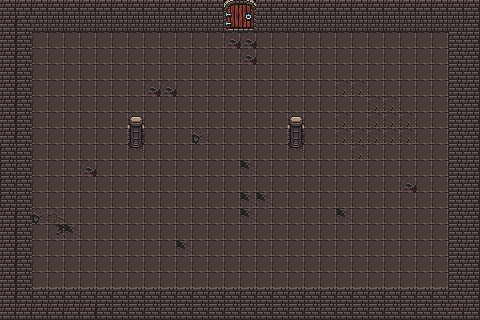

This game map was drawn from its Tiled (.tmx) file and the tilesets committed beside it. A one-line description and the full map source follow:
An orthogonal 30x20 tile map with 16x16 px tiles, 2 tile layers (Tile Layer 1, Tile Layer 2).

<map version="1.9" tiledversion="1.9.2" orientation="orthogonal" renderorder="right-down" width="30" height="20" tilewidth="16" tileheight="16" infinite="0" nextlayerid="3" nextobjectid="1">
 <tileset firstgid="1" source="dungeon_tileset.tsx" />
 <layer id="1" name="Tile Layer 1" width="30" height="20">
  <data encoding="csv">
36,36,36,36,36,36,36,36,36,36,36,36,36,36,451,452,36,36,36,36,36,36,36,36,36,36,36,36,36,36,
36,34,482,482,482,482,482,482,482,482,482,482,482,482,483,484,482,482,482,482,482,482,482,482,482,482,482,482,482,36,
36,34,130,130,130,130,130,130,130,130,130,130,130,130,164,164,130,130,130,130,130,130,130,130,130,130,130,130,34,36,
36,34,130,130,130,130,130,130,130,130,130,130,130,130,130,164,130,130,130,130,130,130,130,130,130,130,130,130,34,36,
36,34,130,130,130,130,130,130,130,130,130,130,130,130,130,130,130,130,130,130,130,130,130,130,130,130,130,130,34,36,
36,34,130,130,130,130,130,130,130,164,164,130,130,130,130,130,130,130,130,130,130,132,132,130,130,130,130,130,34,36,
36,34,130,130,130,130,130,130,130,130,130,130,130,130,130,130,130,130,130,130,130,130,130,132,132,130,130,130,34,36,
36,34,130,130,130,130,130,130,131,130,130,130,130,130,130,130,130,130,131,130,130,132,130,132,132,132,130,130,34,36,
36,34,130,130,130,130,130,130,199,130,130,130,162,130,130,130,130,130,199,130,130,132,132,132,132,132,130,130,34,36,
34,34,130,130,130,130,130,130,231,130,130,130,130,130,130,130,130,130,231,130,130,130,132,130,130,130,130,130,34,36,
34,34,130,130,130,164,130,130,130,130,130,130,130,130,130,195,130,130,130,130,130,130,130,130,130,130,130,130,34,36,
34,34,130,130,130,130,130,130,130,130,130,130,130,130,130,130,130,130,130,130,130,130,130,130,130,164,130,130,34,36,
34,34,130,130,130,130,130,130,130,130,130,130,130,130,130,195,195,130,130,130,130,130,130,130,130,130,130,130,34,36,
36,34,162,131,130,130,130,130,130,130,130,130,130,130,130,195,130,130,130,130,130,195,130,130,130,130,130,130,34,36,
36,34,130,194,195,130,130,130,130,130,130,130,130,130,130,130,130,130,130,130,130,130,130,130,130,130,130,130,34,36,
36,34,130,130,130,130,130,130,130,130,130,195,130,130,130,130,130,130,130,130,130,130,130,130,130,130,130,130,34,36,
36,34,130,130,130,130,130,130,130,130,130,130,130,130,130,130,130,130,130,130,130,130,130,130,130,130,130,130,34,36,
36,34,130,130,130,130,130,130,130,130,130,130,130,130,130,130,130,130,130,130,130,130,130,130,130,130,130,130,34,36,
36,34,34,34,34,34,34,34,34,34,34,34,34,34,34,34,34,34,34,34,34,34,34,34,34,34,34,34,34,36,
36,36,36,36,36,36,34,34,34,34,34,34,34,34,34,34,34,34,34,34,34,34,34,34,34,34,34,34,36,36
</data>
 </layer>
 <layer id="2" name="Tile Layer 2" width="30" height="20">
  <data encoding="csv">
0,0,0,0,0,0,0,0,0,0,0,0,0,0,0,0,0,0,0,0,0,0,0,0,0,0,0,0,0,0,
0,0,0,0,0,0,0,0,0,0,0,0,0,0,0,0,0,0,0,0,0,0,0,0,0,0,0,0,0,0,
0,0,0,0,0,0,0,0,0,0,0,0,0,0,0,0,0,0,0,0,0,0,0,0,0,0,0,0,0,0,
0,0,0,0,0,0,0,0,0,0,0,0,0,0,0,0,0,0,0,0,0,0,0,0,0,0,0,0,0,0,
0,0,0,0,0,0,0,0,0,0,0,0,0,0,0,0,0,0,0,0,0,0,0,0,0,0,0,0,0,0,
0,0,0,0,0,0,0,0,0,0,0,0,0,0,0,0,0,0,0,0,0,0,0,0,0,0,0,0,0,0,
0,0,0,0,0,0,0,0,0,0,0,0,0,0,0,0,0,0,0,0,0,0,0,0,0,0,0,0,0,0,
0,0,0,0,0,0,0,0,167,0,0,0,0,0,0,0,0,0,167,0,0,0,0,0,0,0,0,0,0,0,
0,0,0,0,0,0,0,0,0,0,0,0,0,0,0,0,0,0,0,0,0,0,0,0,0,0,0,0,0,0,
0,0,0,0,0,0,0,0,0,0,0,0,0,0,0,0,0,0,0,0,0,0,0,0,0,0,0,0,0,0,
0,0,0,0,0,0,0,0,0,0,0,0,0,0,0,0,0,0,0,0,0,0,0,0,0,0,0,0,0,0,
0,0,0,0,0,0,0,0,0,0,0,0,0,0,0,0,0,0,0,0,0,0,0,0,0,0,0,0,0,0,
0,0,0,0,0,0,0,0,0,0,0,0,0,0,0,0,0,0,0,0,0,0,0,0,0,0,0,0,0,0,
0,0,0,0,0,0,0,0,0,0,0,0,0,0,0,0,0,0,0,0,0,0,0,0,0,0,0,0,0,0,
0,0,0,0,0,0,0,0,0,0,0,0,0,0,0,0,0,0,0,0,0,0,0,0,0,0,0,0,0,0,
0,0,0,0,0,0,0,0,0,0,0,0,0,0,0,0,0,0,0,0,0,0,0,0,0,0,0,0,0,0,
0,0,0,0,0,0,0,0,0,0,0,0,0,0,0,0,0,0,0,0,0,0,0,0,0,0,0,0,0,0,
0,0,0,0,0,0,0,0,0,0,0,0,0,0,0,0,0,0,0,0,0,0,0,0,0,0,0,0,0,0,
0,0,0,0,0,0,0,0,0,0,0,0,0,0,0,0,0,0,0,0,0,0,0,0,0,0,0,0,0,0,
0,0,0,0,0,0,0,0,0,0,0,0,0,0,0,0,0,0,0,0,0,0,0,0,0,0,0,0,0,0
</data>
 </layer>
</map>
